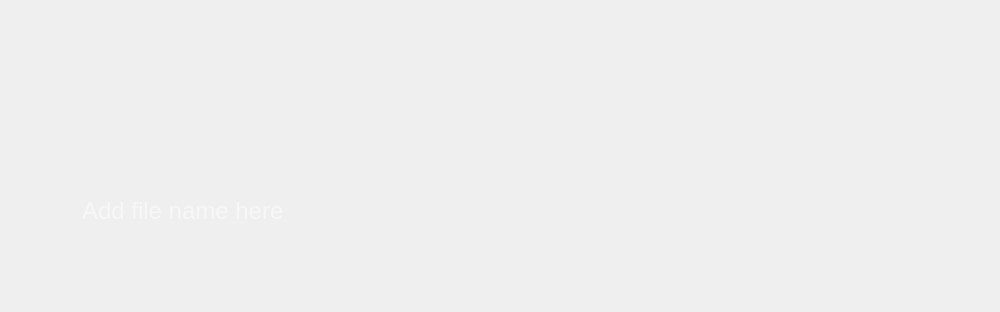
<?xml version="1.0" encoding="UTF-8"?>
<ui version="4.0">
 <class>savenewfilename</class>
 <widget class="QDialog" name="savenewfilename">
  <property name="geometry">
   <rect>
    <x>0</x>
    <y>0</y>
    <width>1000</width>
    <height>312</height>
   </rect>
  </property>
  <property name="minimumSize">
   <size>
    <width>1000</width>
    <height>312</height>
   </size>
  </property>
  <property name="maximumSize">
   <size>
    <width>1000</width>
    <height>312</height>
   </size>
  </property>
  <property name="windowTitle">
   <string>Add file name</string>
  </property>
  <property name="windowIcon">
   <iconset resource="Img.qrc">
    <normaloff>:/sources/windows icons/showfileicon.png</normaloff>:/sources/windows icons/showfileicon.png</iconset>
  </property>
  <widget class="QLabel" name="label">
   <property name="geometry">
    <rect>
     <x>0</x>
     <y>0</y>
     <width>1000</width>
     <height>312</height>
    </rect>
   </property>
   <property name="text">
    <string/>
   </property>
   <property name="pixmap">
    <pixmap resource="Img.qrc">:/sources/addfilename.png</pixmap>
   </property>
  </widget>
  <widget class="QLineEdit" name="filearea">
   <property name="geometry">
    <rect>
     <x>50</x>
     <y>170</y>
     <width>661</width>
     <height>81</height>
    </rect>
   </property>
   <property name="styleSheet">
    <string notr="true">QLineEdit{
background:transparent;
border-radius:45px;
padding-left:30px;
font-size:24px;
	font: 700 14pt &quot;Segoe UI&quot;;
color:white;
}</string>
   </property>
   <property name="placeholderText">
    <string>Add file name here</string>
   </property>
  </widget>
  <widget class="QPushButton" name="done">
   <property name="geometry">
    <rect>
     <x>760</x>
     <y>168</y>
     <width>191</width>
     <height>91</height>
    </rect>
   </property>
   <property name="styleSheet">
    <string notr="true">QPushButton{
background:transparent;
border-radius:40px;
color:white;
}
QPushButton::hover{
background:rgba(255, 255, 255, 50);
}</string>
   </property>
   <property name="text">
    <string/>
   </property>
  </widget>
 </widget>
 <resources>
  <include location="Img.qrc"/>
 </resources>
 <connections/>
</ui>
